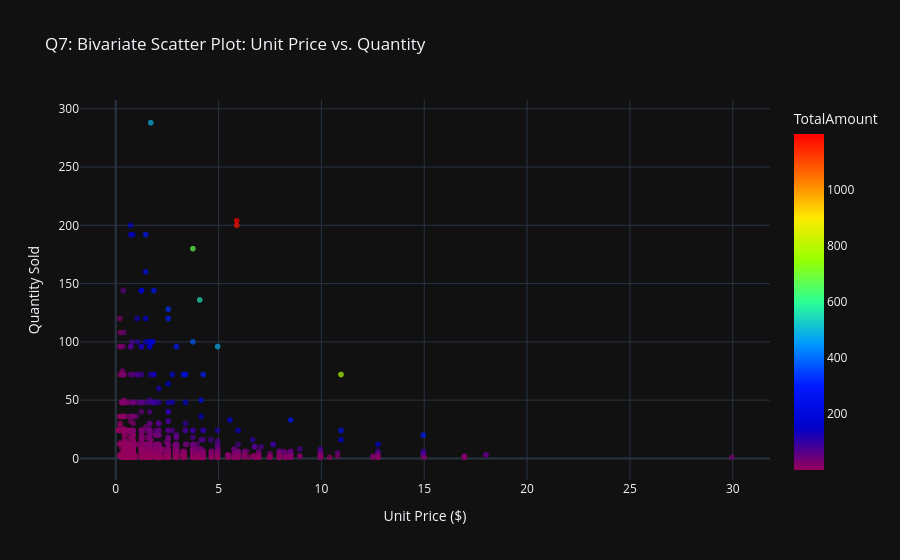

Write notebook code for a chart like this one.
### Markdown cell above
### Q7: What is the relationship between Unit Price and Quantity sold per transaction?

### Code cell
sample_df = df_sales[(df_sales['Quantity'] < 500) & (df_sales['UnitPrice'] < 50)].sample(2000, random_state=42)
fig7 = px.scatter(
    sample_df, x='UnitPrice', y='Quantity', color='TotalAmount',
    title='Q7: Bivariate Scatter Plot: Unit Price vs. Quantity',
    labels={'UnitPrice': 'Unit Price ($)', 'Quantity': 'Quantity Sold'},
    color_continuous_scale='Rainbow', opacity=0.7
)
fig7.show()

### Figure 1 — Plotly figure (JSON) as saved in the notebook; plotly's stock layout.template omitted (floating-point values rounded to 4 significant figures; data arrays with more than 128 entries replaced by an {"elided": "..."} marker saying what was removed)
{"data": [{"hovertemplate": "Unit Price ($)=%{x}<br>Quantity Sold=%{y}<br>TotalAmount=%{marker.color}<extra></extra>", "legendgroup": "", "marker": {"color": {"elided": "2000 float values"}, "coloraxis": "coloraxis", "opacity": 0.7, "symbol": "circle"}, "mode": "markers", "name": "", "showlegend": false, "type": "scattergl", "x": {"elided": "2000 float values"}, "xaxis": "x", "y": {"elided": "2000 int values"}, "yaxis": "y"}], "layout": {"coloraxis": {"autocolorscale": false, "colorbar": {"title": {"text": "TotalAmount"}}, "colorscale": [[0, "rgb(150,0,90)"], [0.125, "rgb(0,0,200)"], [0.25, "rgb(0,25,255)"], [0.375, "rgb(0,152,255)"], [0.5, "rgb(44,255,150)"], [0.625, "rgb(151,255,0)"], [0.75, "rgb(255,234,0)"], [0.875, "rgb(255,111,0)"], [1, "rgb(255,0,0)"]]}, "legend": {"tracegroupgap": 0}, "title": {"text": "Q7: Bivariate Scatter Plot: Unit Price vs. Quantity"}, "xaxis": {"anchor": "y", "domain": [0, 1], "title": {"text": "Unit Price ($)"}}, "yaxis": {"anchor": "x", "domain": [0, 1], "title": {"text": "Quantity Sold"}}}}
